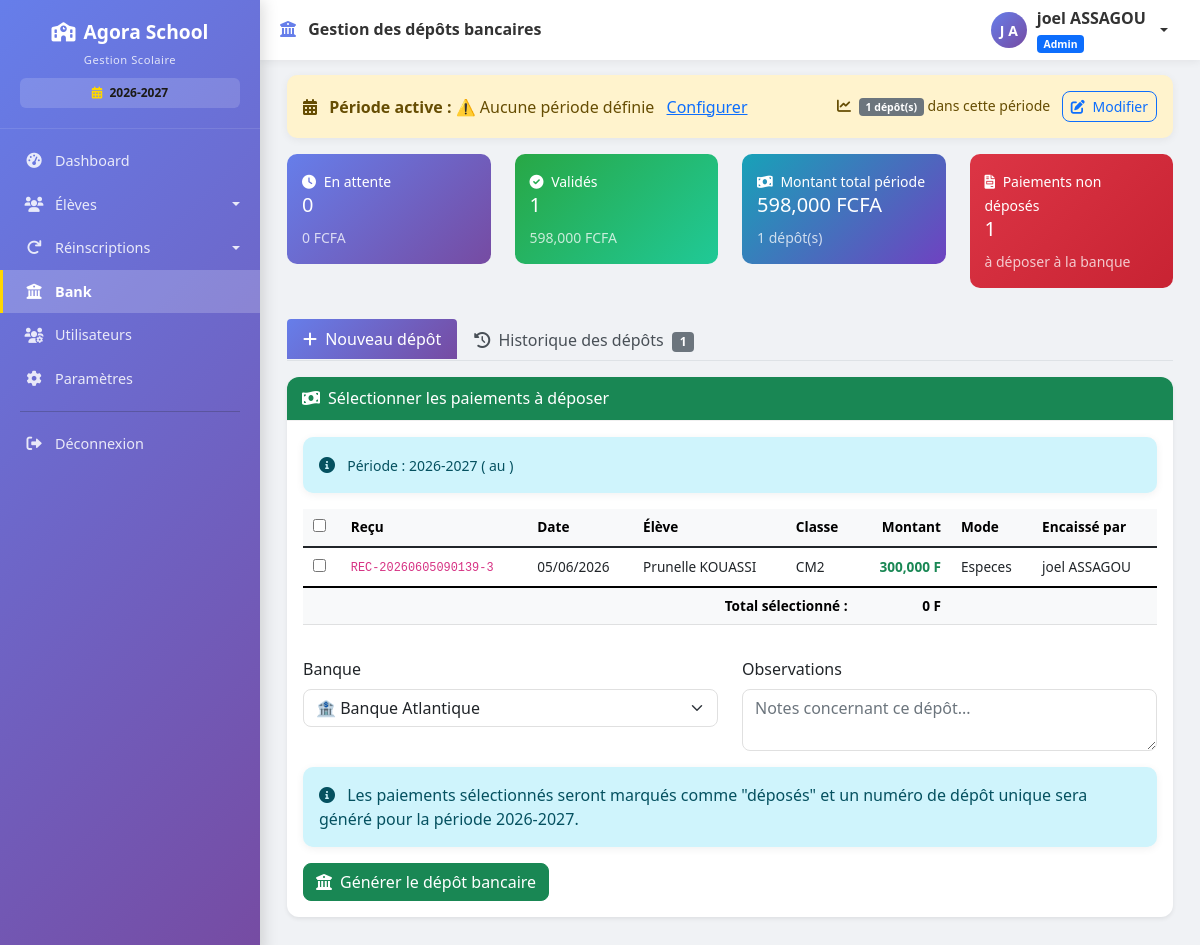
The app's page /bank (signed in), older data.
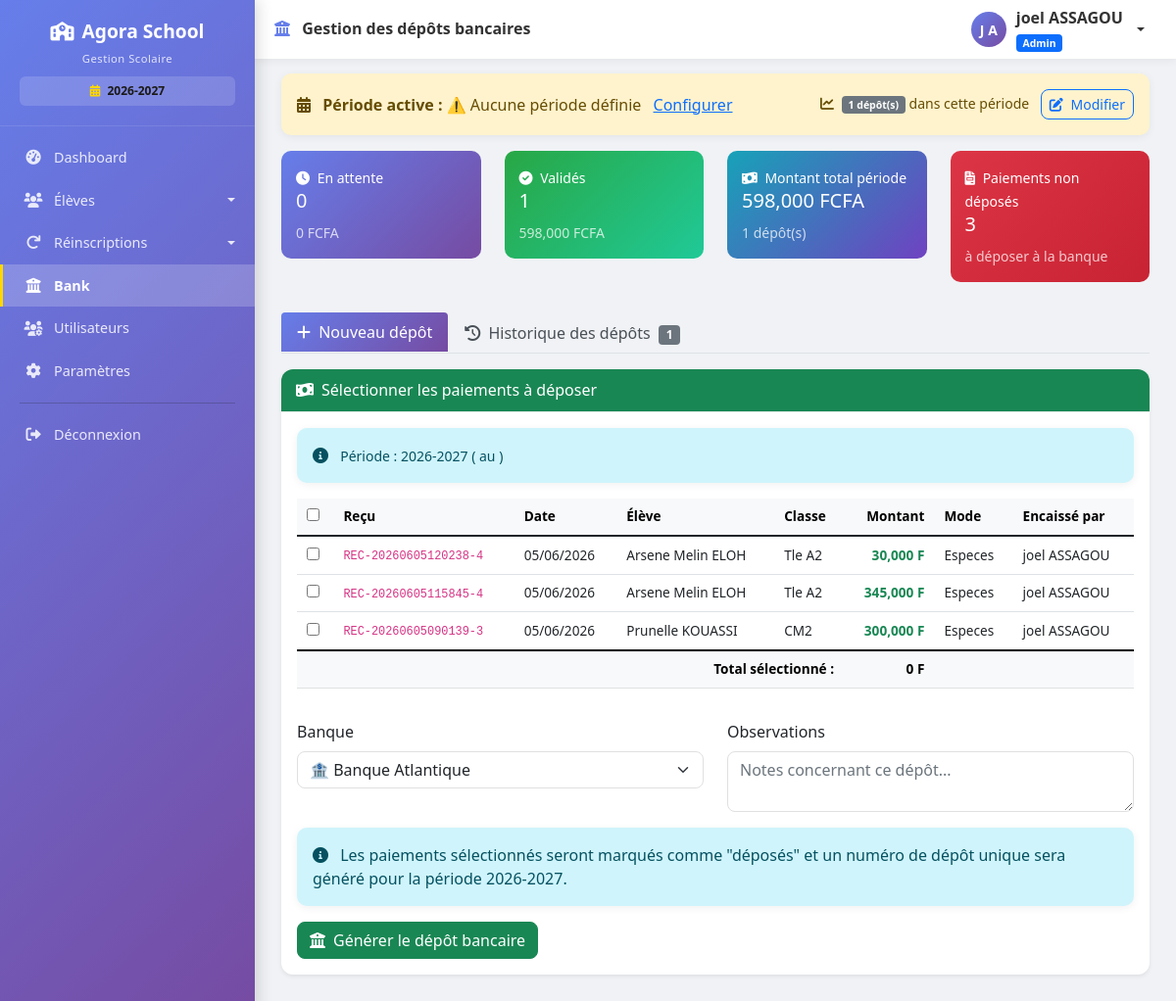
The same page, newer data.
### models.py (models this page shows, shortened)
class Paiement(db.Model):
    __tablename__ = 'paiements'
    id = db.Column(db.Integer, primary_key=True)
    eleve_id = db.Column(db.Integer, db.ForeignKey('eleves.id'), nullable=False)
    montant = db.Column(db.Float, nullable=False)
    type_paiement = db.Column(db.String(50), nullable=False)
    reference = db.Column(db.String(100))
    description = db.Column(db.String(200))
    recu = db.Column(db.String(50), unique=True)
    date_paiement = db.Column(db.DateTime, default=datetime.utcnow)
    encaisse_par = db.Column(db.String(100))
    statut = db.Column(db.String(20), default='actif')
    annule_le = db.Column(db.DateTime, nullable=True)
    annule_par = db.Column(db.String(100), nullable=True)
    motif_annulation = db.Column(db.Text, nullable=True)
    annee_scolaire = db.Column(db.String(20), default='2025-2026')
    categorie_frais = db.Column(db.String(50), default='scolarite')  # Pour la catégorie principale
    details = db.Column(db.JSON, default={})

class Eleve(db.Model):
    __tablename__ = 'eleves'
    id = db.Column(db.Integer, primary_key=True)
    nom = db.Column(db.String(100), nullable=False)
    prenom = db.Column(db.String(100), nullable=False)
    classe = db.Column(db.String(50), nullable=False)
    genre = db.Column(db.String(1))
    date_naissance = db.Column(db.Date, nullable=True)
    lieu_naissance = db.Column(db.String(100))
    matricule = db.Column(db.String(50), unique=True, nullable=False)
    nom_parent = db.Column(db.String(200))
    profession_parent = db.Column(db.String(200))
    employeur = db.Column(db.String(200))
    telephone_parent = db.Column(db.String(20))
    adresse = db.Column(db.String(200))
    affiliation = db.Column(db.String(100))
    observation = db.Column(db.String(200))
    nom_parent1 = db.Column(db.String(200))
    profession_parent1 = db.Column(db.String(200))
    employeur2 = db.Column(db.String(200))
    telephone_parent2 = db.Column(db.String(20))
    adresse1 = db.Column(db.String(200))
    affiliation1 = db.Column(db.String(100))
    observation1 = db.Column(db.String(200))
    est_affecte_etat = db.Column(db.Boolean, default=False)
    reference_affectation = db.Column(db.String(100))
    organisme_affectation = db.Column(db.String(100), default='État')
    sous_groupe_id = db.Column(db.Integer, db.ForeignKey('sous_groupes.id'), nullable=True)
    transport_option_id = db.Column(db.Integer, db.ForeignKey('options_transport.id'), nullable=True)
    cantine_option_id = db.Column(db.Integer, db.ForeignKey('options_cantine.id'), nullable=True)
    renforcement_inscrit = db.Column(db.Boolean, default=False)
    frais_tenue = db.Column(db.Float, default=0)
    frais_droit_examen = db.Column(db.Float, default=0)
    frais_scolarite = db.Column(db.Float, default=0)
    montant_paye = db.Column(db.Float, default=0)
    date_inscription = db.Column(db.DateTime, default=datetime.utcnow)
    date_modification = db.Column(db.DateTime, default=datetime.utcnow, onupdate=datetime.utcnow)
    actif = db.Column(db.Boolean, default=True)
    commentaire = db.Column(db.Text)
    annee_scolaire = db.Column(db.String(20), default='2026-2027')
    reinscrit = db.Column(db.Boolean, default=False)
    date_reinscription = db.Column(db.DateTime, nullable=True)
    reinscrit_par = db.Column(db.String(100), nullable=True)
    paiements = db.relationship('Paiement', backref='eleve', lazy=True, cascade='all, delete-orphan')

### routes.py (the view)
@app.route('/bank')
@login_required
def bank():
    if current_user.role not in ['admin', 'comptable']:
        flash('Accès non autorisé', 'danger')
        return redirect(url_for('liste_eleves'))
    periode_active = get_annee_active()
    depots = DepotBancaire.query.filter_by(annee_scolaire=periode_active)\
                                .order_by(DepotBancaire.date_depot.desc()).all()
    paiements_non_deposes = Paiement.query.filter(
        ~Paiement.depots_lies.any(),
        Paiement.statut == 'actif',
        Paiement.montant > 0  # ← Exclure les montants négatifs (avoirs)
    ).order_by(Paiement.date_paiement.desc()).all()
    return render_template('bank.html',
                         depots=depots,
                         paiements_non_deposes=paiements_non_deposes,
                         info_periode={'annee': periode_active})

### app.py (called while the page is built)
@app.after_request
def close_db_connection(response):
    try:
        db.session.close()
    except:
        pass
    return response

### models.py (called while the page is built)
    @property
    def nom_complet(self):
        return f"{self.prenom} {self.nom}"

### routes.py (called while the page is built)
@login_manager.user_loader
def load_user(user_id):
    return User.query.get(int(user_id))

def get_parametre(cle, default=None):
    param = Parametre.query.filter_by(cle=cle).first()
    return param.valeur if param else default

def get_annee_active():
    return get_parametre('annee_scolaire_active', '2025-2026')

@app.context_processor
def injecter_parametres_ecole():
    try:
        params = Parametre.query.all()
        parametres = {p.cle: p.valeur for p in params}
    except:
        parametres = {}
    defaults = {
        'nom_ecole': 'GS LAUREADES',
        'devise': 'FCFA',
        'annee_scolaire': '2024-2025',
        'adresse_ecole': '',
        'telephone_ecole': '',
        'email_notification': ''
    }
    for key, value in defaults.items():
        if key not in parametres or not parametres[key]:
            parametres[key] = value
    return dict(parametres_ecole=parametres)

### templates/bank.html (shortened to what the changed rows need)
{% extends "base.html" %}
{% block content %}
<div class="container-fluid mb-4">
    <div class="row mb-3 mt-2">
        <div class="col-md-3">
            <div class="stat-card" style="background: linear-gradient(135deg, #dc3545 0%, #c82333 100%);">
                <small><i class="fas fa-file-invoice me-1"></i> Paiements non déposés</small>
                <h5>{{ paiements_non_deposes|length }}</h5>
                <small class="opacity-75">à déposer à la banque</small>
            </div>
        </div>
    </div>
    <div class="tab-content" id="bankTabsContent">
        <div class="tab-pane fade show active" id="new-depot" role="tabpanel">
            <div class="card shadow-sm">
                <div class="card-body">
                    {% if paiements_non_deposes %}
                    <form id="formGenererDepot">
                        <div class="table-responsive">
                            <table class="table table-sm table-hover" id="paiementsTable">
                                <thead class="table-light">
                                    <tr>
                                        <th><input type="checkbox" id="selectAll"></th>
                                        <th>Reçu</th>
                                        <th>Date</th>
                                        <th>Élève</th>
                                        <th>Classe</th>
                                        <th class="text-end">Montant</th>
                                        <th>Mode</th>
                                        <th>Encaissé par</th>
                                    </tr>
                                </thead>
                                <tbody>
                                    {% for p in paiements_non_deposes %}
                                    <tr>
                                        <td><input type="checkbox" name="paiements_ids" value="{{ p.id }}" class="paiement-checkbox"></td>
                                        <td><code>{{ p.recu }}</code></td>
                                        <td>{{ p.date_paiement.strftime('%d/%m/%Y') }}</td>
                                        <td>{{ p.eleve.prenom }} {{ p.eleve.nom }}</td>
                                        <td>{{ p.eleve.classe }}</td>
                                        <td class="text-end text-success fw-bold">{{ "{:,.0f}".format(p.montant) }} F</td>
                                        <td>{{ p.type_paiement|capitalize }}</td>
                                        <td>{{ p.encaisse_par or '-' }}</td>
                                    </tr>
                                    {% endfor %}
                                </tbody>
                                <tfoot class="table-light">
                                    <tr>
                                        <th colspan="5" class="text-end">Total sélectionné :</th>
                                        <th class="text-end" id="totalSelectionne">0 F</th>
                                        <th colspan="2"></th>
                                    </tr>
                                </tfoot>
                            </table>
                        </div>
                    </form>
                    {% else %}
                    <div class="empty-state">
                        <i class="fas fa-check-circle text-success"></i>
                        <h5>Tous les paiements ont déjà été déposés !</h5>
                        <p class="text-muted">Aucun paiement en attente de dépôt bancaire pour la période {{ info_periode.annee }}.</p>
                    </div>
                    {% endif %}
                </div>
            </div>
        </div>
    </div>
</div>
{% endblock %}

Row changes from the older to the newer data that the page shows:
added Paiement: recu "REC-20260605120238-4", date_paiement "05/06/2026", eleve.prenom "Arsene Melin", eleve.nom "ELOH", eleve.classe "Tle A2", montant "30,000", type_paiement "Especes", encaisse_par "joel ASSAGOU"
added Paiement: recu "REC-20260605115845-4", date_paiement "05/06/2026", eleve.prenom "Arsene Melin", eleve.nom "ELOH", eleve.classe "Tle A2", montant "345,000", type_paiement "Especes", encaisse_par "joel ASSAGOU"
Text that changed along with them:
{{ paiements_non_deposes|length }}: "1" → "3"
